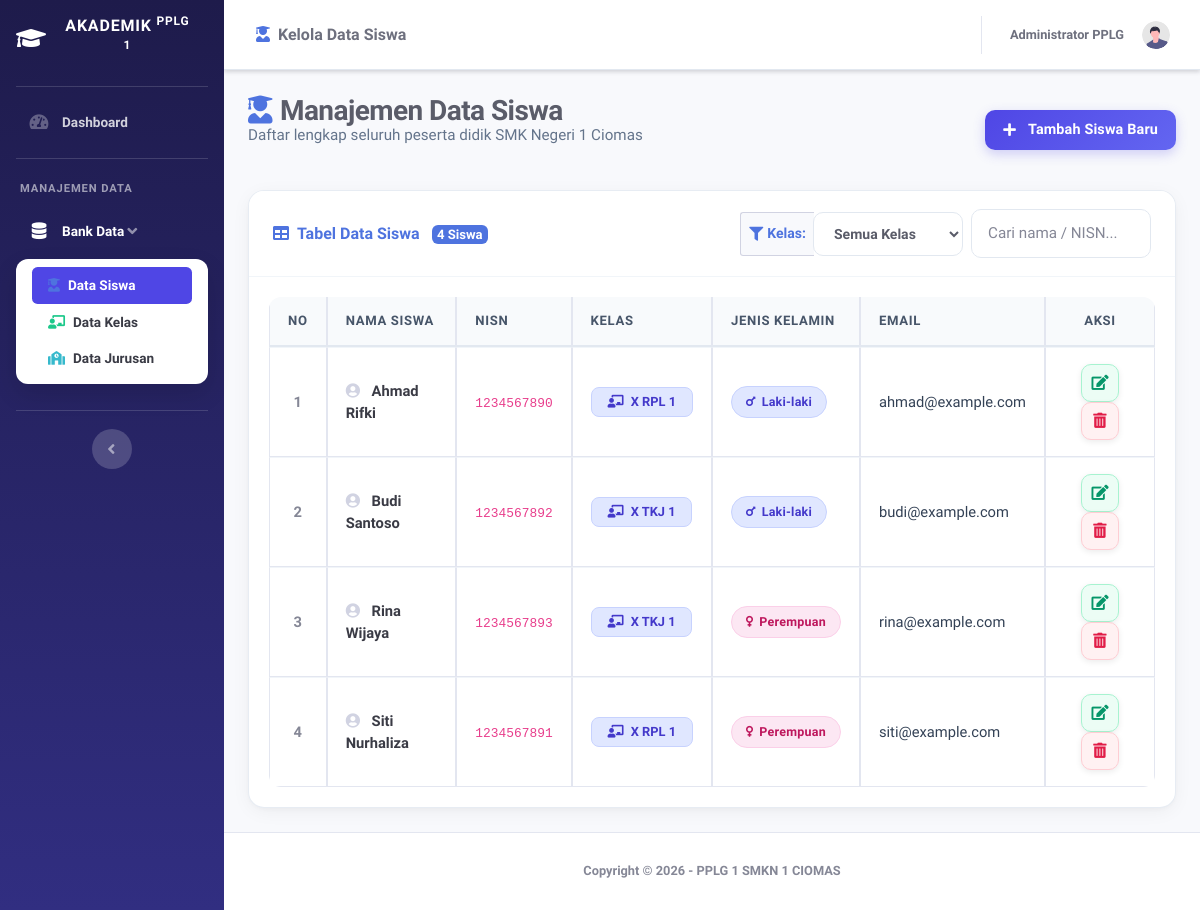
Screenshot of /siswa/siswa.php with the database file from the repository.
### tables this page shows
CREATE TABLE IF NOT EXISTS `siswa` (
  `id` int(11) NOT NULL AUTO_INCREMENT,
  `nama` varchar(100) NOT NULL,
  `nisn` varchar(20) NOT NULL,
  `email` varchar(100) NOT NULL,
  `jk` varchar(20) NOT NULL,
  `kelas` varchar(100) NOT NULL DEFAULT '',
  PRIMARY KEY (`id`)
);

### siswa/siswa.php (the view, shortened to what this page needs)
<?php
include '../db.php';
$filter_kelas = isset($_GET['kelas']) ? mysqli_real_escape_string($koneksi, trim($_GET['kelas'])) : '';
$where_sql = !empty($filter_kelas) ? "WHERE kelas = '$filter_kelas'" : "";
$data = mysqli_query($koneksi, "SELECT * FROM siswa $where_sql ORDER BY nama ASC");
$total_siswa = $data ? mysqli_num_rows($data) : 0;
?>
<!DOCTYPE html>
<html lang="id">
<head>
    <link href="../vendor/fontawesome-free/css/all.min.css" rel="stylesheet" type="text/css">
    <link href="../css/sb-admin-2.min.css" rel="stylesheet">
    <link href="../css/custom.css" rel="stylesheet">
</head>
<body id="page-top">
    <div id="wrapper">
        <ul class="navbar-nav bg-gradient-primary sidebar sidebar-dark accordion" id="accordionSidebar">
            <a class="sidebar-brand d-flex align-items-center justify-content-center" href="../index.php">
                <div class="sidebar-brand-icon rotate-n-15">
                    <i class="fas fa-graduation-cap fa-lg"></i>
                </div>
                <div class="sidebar-brand-text mx-3">AKADEMIK <sup>PPLG 1</sup></div>
            </a>
            <hr class="sidebar-divider my-0">
            <li class="nav-item">
                <a class="nav-link" href="../index.php">
                    <i class="fas fa-fw fa-tachometer-alt"></i>
                    <span>Dashboard</span>
                </a>
            </li>
            <hr class="sidebar-divider">
            <div class="sidebar-heading text-light font-weight-bold" style="font-size: 0.7rem; opacity: 0.8;">
                MANAJEMEN DATA
            </div>
            <li class="nav-item active">
                <a class="nav-link" href="#" data-toggle="collapse" data-target="#collapseTwo"
                    aria-expanded="true" aria-controls="collapseTwo">
                    <i class="fas fa-fw fa-database"></i>
                    <span>Bank Data</span>
                </a>
                <div id="collapseTwo" class="collapse show" aria-labelledby="headingTwo" data-parent="#accordionSidebar">
                    <div class="bg-white py-2 collapse-inner rounded">
                        <a class="collapse-item active" href="siswa.php"><i class="fas fa-user-graduate mr-2 text-primary"></i>Data Siswa</a>
                        <a class="collapse-item" href="kelas.php"><i class="fas fa-chalkboard-teacher mr-2 text-success"></i>Data Kelas</a>
                        <a class="collapse-item" href="jurusan.php"><i class="fas fa-school mr-2 text-info"></i>Data Jurusan</a>
                    </div>
                </div>
            </li>
            <hr class="sidebar-divider d-none d-md-block">
            <div class="text-center d-none d-md-inline">
                <button class="rounded-circle border-0" id="sidebarToggle"></button>
            </div>
        </ul>
        <div id="content-wrapper" class="d-flex flex-column">
            <div id="content">
                <nav class="navbar navbar-expand navbar-light bg-white topbar mb-4 static-top shadow-sm">
                    <div class="d-none d-sm-inline-block form-inline mr-auto ml-md-3 my-2 my-md-0 mw-100">
                        <span class="text-gray-700 font-weight-bold">
                            <i class="fas fa-user-graduate text-primary mr-2"></i>Kelola Data Siswa
                        </span>
                    </div>
                    <ul class="navbar-nav ml-auto">
                        <li class="nav-item dropdown no-arrow">
                            <a class="nav-link dropdown-toggle" href="#" id="userDropdown" role="button">
                                <span class="mr-3 d-none d-lg-inline text-gray-700 font-weight-bold small">Administrator PPLG</span>
                                <img class="img-profile rounded-circle" src="../img/undraw_profile.svg" width="36" height="36">
                            </a>
                        </li>
                    </ul>
                </nav>
                <div class="container-fluid">
                    <div class="d-sm-flex align-items-center justify-content-between mb-4">
                        <div>
                            <h1 class="h3 mb-0 text-gray-800">
                                <i class="fas fa-user-graduate mr-2 text-primary"></i>Manajemen Data Siswa
                            </h1>
                            <p class="page-subtitle">Daftar lengkap seluruh peserta didik SMK Negeri 1 Ciomas</p>
                        </div>
                        <a href="tambahsiswa.php" class="btn btn-primary shadow-sm">
                            <i class="fas fa-plus mr-1"></i> Tambah Siswa Baru
                        </a>
                    </div>
                    <div class="card shadow mb-4">
                        <div class="card-header py-3 d-flex flex-column flex-md-row align-items-md-center justify-content-between">
                            <div class="mb-2 mb-md-0">
                                <span class="font-weight-bold text-primary">
                                    <i class="fas fa-table mr-2"></i>Tabel Data Siswa
                                    <span id="badgeTotal" class="badge badge-primary ml-2" style="font-size: 0.82rem; border-radius: 6px;"><?= $total_siswa ?> Siswa</span>
                                </span>
                            </div>
                            <div class="d-flex flex-wrap align-items-center gap-2">
                                <div class="input-group input-group-sm mr-2 mb-2 mb-md-0" style="width: auto;">
                                    <div class="input-group-prepend">
                                        <span class="input-group-text bg-light font-weight-bold text-primary border-right-0">
                                            <i class="fas fa-filter mr-1"></i> Kelas:
                                        </span>
                                    </div>
                                    <select id="filterKelas" class="form-control form-control-sm font-weight-bold text-dark border-left-0" style="min-width: 150px; border-radius: 0 8px 8px 0;">
                                        <option value="">Semua Kelas</option>
                                    </select>
                                </div>
                                <div class="form-inline mb-2 mb-md-0">
                                    <input type="text" id="searchInput" class="form-control form-control-sm" placeholder="Cari nama / NISN..." style="width: 180px; border-radius: 8px;">
                                </div>
                            </div>
                        </div>
                        <div class="card-body">
                            <div class="table-responsive">
                                <table class="table table-bordered" id="siswaTable" width="100%" cellspacing="0">
                                    <thead>
                                        <tr>
                                            <th class="text-center" width="50">No</th>
                                            <th>Nama Siswa</th>
                                            <th>NISN</th>
                                            <th>Kelas</th>
                                            <th>Jenis Kelamin</th>
                                            <th>Email</th>
                                            <th class="text-center" width="110">Aksi</th>
                                        </tr>
                                    </thead>
                                    <tbody>
                                        <?php
                                        $i = 1;
                                        if ($data && mysqli_num_rows($data) > 0) {
                                            while ($d = mysqli_fetch_array($data)) {
                                                $id_val = isset($d['id']) ? $d['id'] : (isset($d['id_siswa']) ? $d['id_siswa'] : (isset($d['nisn']) ? $d['nisn'] : ''));
                                                $kelas_siswa = !empty($d['kelas']) ? $d['kelas'] : '-';
                                        ?>
                                        <tr class="data-row" data-kelas="<?= htmlspecialchars($kelas_siswa) ?>">
                                            <td class="text-center font-weight-bold text-muted row-num"><?= $i++ ?></td>
                                            <td class="font-weight-bold text-gray-900">
                                                <i class="fas fa-user-circle text-gray-400 mr-2"></i>
                                                <?= htmlspecialchars($d['nama']) ?>
                                            </td>
                                            <td><code><?= htmlspecialchars($d['nisn']) ?></code></td>
                                            <td>
                                                <?php if ($kelas_siswa != '-'): ?>
                                                    <span class="badge badge-primary px-3 py-2" style="border-radius: 8px; font-weight: 700; font-size: 0.8rem; background: #e0e7ff; color: #4338ca; border: 1px solid #c7d2fe;">
                                                        <i class="fas fa-chalkboard-teacher mr-1"></i> <?= htmlspecialchars($kelas_siswa) ?>
                                                    </span>
                                                <?php else: ?>
                                                    <span class="badge badge-secondary px-2 py-1" style="border-radius: 6px;">Belum Diatur</span>
                                                <?php endif; ?>
                                            </td>
                                            <td>
                                                <?php if (isset($d['jk']) && ($d['jk'] == 'Laki-laki' || $d['jk'] == 'L')): ?>
                                                    <span class="badge-custom badge-laki"><i class="fas fa-mars"></i> Laki-laki</span>
                                                <?php else: ?>
                                                    <span class="badge-custom badge-perempuan"><i class="fas fa-venus"></i> Perempuan</span>
                                                <?php endif; ?>
                                            </td>
                                            <td><?= htmlspecialchars($d['email']) ?></td>
                                            <td class="text-center">
                                                <a href="editsiswa.php?id=<?= urlencode($id_val) ?>" class="btn-action btn-edit" title="Edit Data Siswa">
                                                    <i class="fas fa-edit"></i>
                                                </a>
                                                <button type="button"
                                                        class="btn-action btn-delete"
                                                        title="Hapus Siswa"
                                                        onclick="confirmDelete('<?= htmlspecialchars(addslashes($id_val)) ?>', '<?= htmlspecialchars(addslashes($d['nama'])) ?>')">
                                                    <i class="fas fa-trash-alt"></i>
                                                </button>
                                            </td>
                                        </tr>
                                        <?php
                                            }
                                        } ?>
                                    </tbody>
                                </table>
                            </div>
                        </div>
                    </div>
                </div>
            </div>
            <footer class="sticky-footer bg-white border-top">
                <div class="container my-auto">
                    <div class="copyright text-center my-auto font-weight-bold text-gray-600">
                        <span>Copyright &copy; <?= date('Y') ?> - PPLG 1 SMKN 1 CIOMAS</span>
                    </div>
                </div>
            </footer>
        </div>
    </div>
</body>
</html>

### rows the page displays
siswa: nama "Ahmad Rifki", nisn "1234567890", kelas "X RPL 1", jk "Laki-laki" (drawn), email "ahmad@example.com"
siswa: nama "Budi Santoso", nisn "1234567892", kelas "X TKJ 1", jk "Laki-laki" (drawn), email "budi@example.com"
siswa: nama "Rina Wijaya", nisn "1234567893", kelas "X TKJ 1", jk "Perempuan" (drawn), email "rina@example.com"
siswa: nama "Siti Nurhaliza", nisn "1234567891", kelas "X RPL 1", jk "Perempuan" (drawn), email "siti@example.com"

### other values shown
$total_siswa "4"
